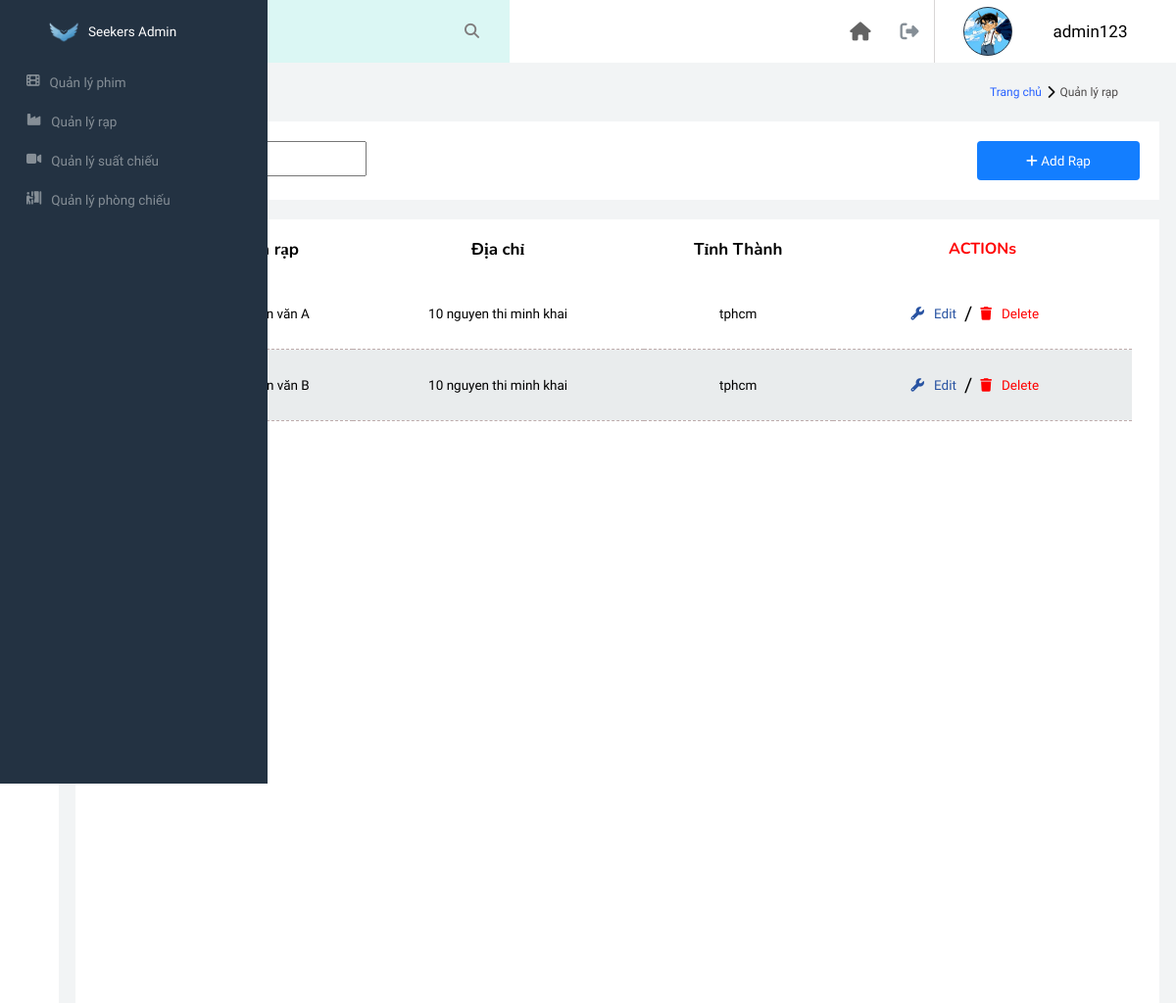
Page /admin/admin.php?contro=rap (signed in) on the committed database.
### tables this page shows
CREATE TABLE `rap` (
  `id` int(11) NOT NULL,
  `tenrap` varchar(50) NOT NULL,
  `diachi` varchar(50) NOT NULL,
  `idtinhthanh` int(11) NOT NULL
);

CREATE TABLE `tinhthanh` (
  `id` int(11) NOT NULL,
  `tentinhthanh` varchar(50) NOT NULL
);

### admin/controller/rap.php (called while the page is built, shortened)
<?php
require_once "model/getdata.php";
$allrap=LoadRapWithTenTinhThanh();
include "view/rap.php";

### admin/model/getdata.php (called while the page is built, shortened)
<?php
function LoadRapWithTenTinhThanh(){
    global $conn;
    $sql="SELECT rap.id, rap.tenrap, rap.diachi, tinhthanh.tentinhthanh FROM rap INNER JOIN tinhthanh ON rap.idtinhthanh = tinhthanh.id";
    $stmt = $conn->prepare($sql);
    $stmt->execute();
    $resul = $stmt->fetchAll();
    return $resul;
}
?>

### admin/view/rap.php (the view, shortened to what this page needs)
<main>
    <?php
    require_once "view/sidebar.php";
    ?>
<article class="col_11">
		<div class="head col_12">
			<div class="name_action col_10">
				<h1 class="foot_font">Quản lý Rạp</h1>
			</div>
			<div class="map_action col_2">
				<a href="admin.php?contro=home">
					<h1>Trang chủ</h1>
				</a>
				<i class="fas fa-chevron-right"></i>
				<a href="admin.php?contro=rap">
					<h3>Quản lý rạp</h3>
				</a>
			</div>
			<div class="col_12">
				<div class="search_table">
					<div class="col_6">
						<form action="#" method="post">
						<input type="text" name="seach_table" id="search_table" class="col_6" onclick="enter_to_submit(search_table,submit_search_table);" placeholder="Tìm kiếm tên rạp">
						</form>
					</div>
					<div class="add_data col_6">
						<button type="button" onclick="show_form_add_rap()">
							<i class="fas fa-plus"></i>
							<span>Add Rạp</span>
					</div>
				</div>
			</div>
		</div>
		<div class="col_12">
			<div class="content">
            <div class="rap_data">
            <div class="data_table">
            <table>
                <thead>
                <tr>
                    <th>
                        <input class="checkbox_table" type="checkbox" name="check_all" id="check_all_rap" onclick="check_and_uncheck_all()">
                    </th>
                    <th>ID</th>
                    <th>Tên rạp</th>
                    <th>Địa chỉ</th>
                    <th>Tỉnh Thành</th>
                    <th>
                        <button form="" class="del_all_but">
                            <span>ACTIONs</span>
                        </button>
                    </th>
                </tr>
                </thead>
                <tbody>
                <form action="admin.php?contro=rap&mul_del" method="post" id="del_mul_rap_form">
                    <?php
                    foreach ($allrap as $rap){
                    echo '
                    <tr>
                        <td>
                            <input type="checkbox" class="checkbox_table" name="check_list_rap[]" id="checkbox_rap_'.$rap['id'].'" value="'.$rap['id'].'">
                        </td>
                        <td>'.$rap['id'].'</td>
                        <td>'.$rap['tenrap'].'</td>
                        <td>'.$rap['diachi'].'</td>
                        <td>'.$rap['tentinhthanh'].'</td>
                        <td>
                            <div class="tools_data_table">
                            <button type="button" class="edit_but" id="edit_rap_but'.$rap['id'].'" value="'.$rap['id'].'">
                            <i class="fas fa-wrench"></i>
                            <p>Edit</p>
                            </button>
                            <p class="slash" >/</p>
                            <a class="del_but" href="admin.php?contro=rap&xoarap='.$rap['id'].'">
                            <i class="fas fa-trash"></i>
                            <p>Delete</p>
                            </a>
                            </div>
                        </td>
                    </tr>';
                    }
                    ?>
                </form>
                </tbody>
            </table>
            </div>
            </div>
            </div>
		</div>
    </article>
</main>

### admin/view/css/admin.css (style rules this page uses)
* { font-weight: normal; margin: 0px; box-sizing: border-box; font-family: 'Comfortaa', serif; font-size: 13.5px; }
html { scroll-behavior: smooth; }
.foot_font { font-family: 'Roboto Slab', serif; }
.col_12 { min-height: 1px; width: 100%; float: left; }
.col_11 { min-height: 1px; width: 91.6666666666666%; float: left; }
.col_10 { min-height: 1px; width: 83.33333333%; float: left; }
.col_6 { float: left; min-height: 1px; width: 50%; }
.col_2 { float: left; min-height: 1px; width: 16.6666666666%; }
div, header, main, footer { box-sizing: border-box; position: relative; }
main { height: 100vh; }
h1, h2, h3, h4, h5, h6 { margin: 0px; padding: 0px; }
a { text-decoration: none; }
article { margin-left: 5%; width: 95% !important; background: #f2f4f5; min-height: 100vh; float: right !important; }
.head { height: 160px; }
.name_action { height: 60px; }
.name_action h1 { line-height: 60px; padding: 0px 20px; font-size: 21px; }
.map_action { height: 60px; }
.map_action a { line-height: 60px; float: left; height: 60px; text-decoration: none; }
.map_action h1 { font-size: 12px; color: #2962ff; }
.map_action i { float: left; line-height: 60px; padding: 0px 5px; color: #000000; }
.map_action h3 { font-size: 12px; color: #4e4b4b; }
.search_table { height: 80px; width: 97%; margin: 0px auto; background: #fff; }
#search_table { outline: none; margin-top: 20px; margin-left: 20px; line-height: 30px; padding-left: 11px; }
.content { margin-top: 20px; min-height: 800px; width: 97%; margin: 0px auto; background: #fff; }
.add_data button { background: #137eff; padding: 0px 50px; float: right; margin-right: 20px; margin-top: 20px; height: 40px; color: #fff; border-radius: 4px; border: none; }
.rap_data .data_table table { border-collapse: collapse; width: 95%; margin: 0 auto; padding-bottom: 30px; }
.rap_data .data_table tr:nth-child(odd) { background: #bdc7ca55; }
.rap_data .data_table thead tr { height: 60px; background: #fff !important; }
.rap_data .data_table thead tr th { font-family: Nunito, serif; font-weight: bold; font-size: 17px; }
.rap_data .data_table tr td { padding: 6px 0px; border-bottom: 1px dashed #bdacac; text-align: center; }
.rap_data .data_table td { text-align: center; overflow: hidden; }
.rap_data .del_all_but { background: none; border: none; text-decoration: none; font-weight: bold; color: #F00; }
.rap_data .del_all_but span { font-size: 16px; font-family: Nunito, serif; font-weight: bold; }
.rap_data .checkbox_table { width: 20px; height: 20px; }
.rap_data .tools_data_table { width: 146px; height: 60px; margin: 0px auto; }
.rap_data .tools_data_table .slash { padding: 0px 8px; float: left; font-size: 20px; line-height: 60px; }
.rap_data .tools_data_table .del_but p { color: #f00; padding-left: 10px; line-height: 60px; float: left; }
.rap_data .tools_data_table .del_but i { line-height: 60px; float: left; color: #f00; }
.rap_data .tools_data_table .edit_but { padding: 0px; float: left; margin: 0; background: no-repeat; outline: none; border: none; }
.rap_data .tools_data_table .edit_but i { float: left; color: #2853a2; line-height: 60px; }
.rap_data .tools_data_table .edit_but p { color: #2853a2; padding-left: 10px; float: left; line-height: 60px; }

### rows in the picture
rap: tenrap "nguyễn văn A", diachi "10 nguyen thi minh khai", idtinhthanh.tentinhthanh "tphcm", $rap['id'] 31 (drawn)
rap: tenrap "nguyễn văn B", diachi "10 nguyen thi minh khai", idtinhthanh.tentinhthanh "tphcm", $rap['id'] 32 (drawn)

### other values in the picture
$_SESSION['user'] "admin123"
